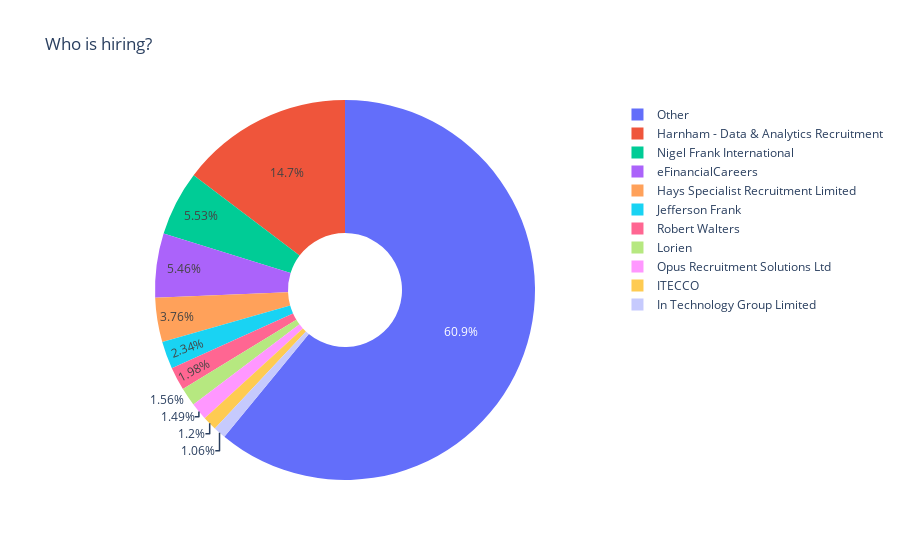

The cell this chart's notebook holds for it:
### Code cell
visualiser.create_company_pie_chart(10)

### Figure 1 — Plotly figure (JSON) as saved in the notebook; plotly's stock layout.template omitted (floating-point values rounded to 4 significant figures)
{"data": [{"domain": {"x": [0, 1], "y": [0, 1]}, "hole": 0.3, "hovertemplate": "label=%{label}<br>value=%{value}<extra></extra>", "labels": ["Harnham - Data & Analytics Recruitment", "Nigel Frank International", "eFinancialCareers", "Hays Specialist Recruitment Limited", "Jefferson Frank ", "Robert Walters", "Lorien", "Opus Recruitment Solutions Ltd", "ITECCO", "In Technology Group Limited", "Other"], "legendgroup": "", "name": "", "showlegend": true, "type": "pie", "values": [207, 78, 77, 53, 33, 28, 22, 21, 17, 15, 860]}], "layout": {"legend": {"tracegroupgap": 0}, "title": {"text": "Who is hiring?"}}}
